Frame 1 (no input): blank canvas, image omitted
Frame 60 (the mouse pressed at the canvas centre just before this capture): blank canvas, image omitted
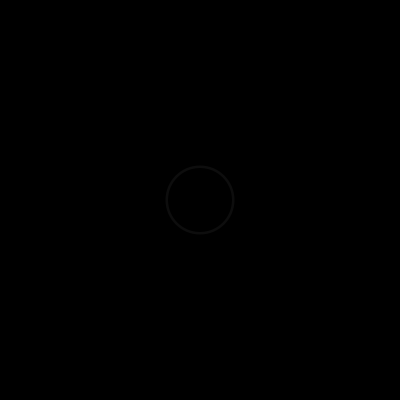
Frame 120 (the mouse held since frame 60 and released just before this capture)

The Processing sketch whose frames 1 and 60 were blank and that drew this single picture after the mouse press (run headless with seeded random() and noise(); from frame 60 on, the mouse is pressed at the canvas centre):

// Processing sketch: clicked_rings
// ── clicked_rings.pde
/*
 * This version of proximity rings allows you to place them with the
 * mouse pointer. Its main flaw is that overlapping rings overwrite
 * each other (I lazily used the alpha channel instead of actually
 * fading properly to the background colour). If the alpha channel
 * was used properly, they could overlap gracefully.
 */

import java.util.AbstractList;

final color bgColor = color(0, 0, 0, 0);
final int DIMENSION = 400;
ArrayList<ProximityRing> proximityRings = new ArrayList<ProximityRing>();

// An expanding proximity ring that knows how to render itself. It is
// expected to be centered on the location of the mouse click.
class ProximityRing {
  final int minDiameter = 10;
  final int maxDiameter = 100;
  int currentDiameter = 10;
  color ringColor = color(255, 255, 255, 255);
  
  // Origin coordinates of the ring
  int x;
  int y;
  
  public ProximityRing(int x, int y) {
    this.x = x;
    this.y = y;
  }
  
  public void draw() {
    // Draw the outer ring with a progressively dimming color (on alpha channel)
    ringColor = color(255, 255, 255, 255 - currentDiameter*3.5);
    fill(ringColor);
    ellipse(x, y, currentDiameter, currentDiameter);
    
    // Fill the inner to make the first ellipse appear as a ring
    fill(bgColor);
    ellipse(x, y, currentDiameter - 5, currentDiameter - 5);

    // Reset the size when we get to the maximum
    currentDiameter += 1;
    if (currentDiameter > maxDiameter) {
      currentDiameter = minDiameter;
    }  
  }
}

void settings() {
  size(DIMENSION, DIMENSION);
}

void setup() {
  noStroke();
  background(bgColor);
}

void draw() {
  // Clear the display
  background(bgColor);
  
  // Iterate through each ring, drawing them. The rings
  // maintain their own state between calls.
  for (ProximityRing ring : proximityRings) {
    ring.draw();
  }
}

// Create a new ring wherever the mouse is clicked
void mousePressed() {
  println("Mouse pressed at: " + mouseX + "," + mouseY);
  proximityRings.add(new ProximityRing(mouseX, mouseY));
}
